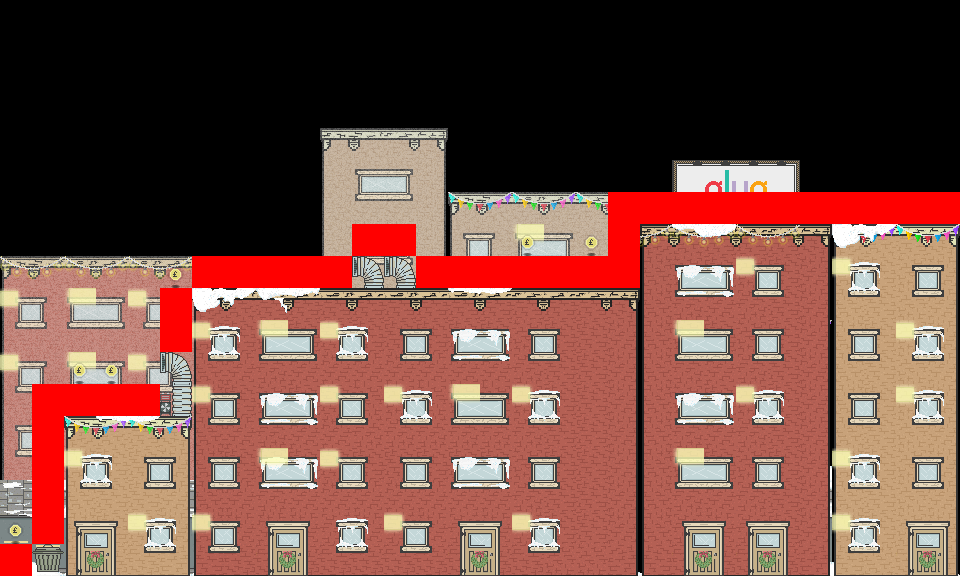

Rendered tile map (Tiled .tmx) drawn with the repository's tilesets; below, a short description and the map source with its tile grids summarised:
An orthogonal 30x18 tile map with 32x32 px tiles, 35 tile layers (bg_grass, bg_houses, bg_houses_lights, bg_houses_windows_doors, ...), 2 tilesets.

<map version="1.0" orientation="orthogonal" renderorder="right-down" width="30" height="18" tilewidth="32" tileheight="32" nextobjectid="1">
 <tileset firstgid="1" name="testsprite" tilewidth="32" tileheight="32">
  <image source="testsprite.png" width="640" height="640" />
 </tileset>
 <tileset firstgid="401" name="lights" tilewidth="32" tileheight="32">
  <image source="../lighting/lights.png" width="480" height="480" />
 </tileset>
 <layer name="bg_grass" width="30" height="18">
  <data>[540 cells, 0 non-empty, 0 distinct tile ids]</data>
 </layer>
 <layer name="bg_houses" width="30" height="18">
  <data>[540 cells, 95 non-empty, 27 distinct tile ids]</data>
 </layer>
 <layer name="bg_houses_lights" width="30" height="18">
  <data>[540 cells, 17 non-empty, 4 distinct tile ids]</data>
 </layer>
 <layer name="bg_houses_windows_doors" width="30" height="18">
  <data>[540 cells, 54 non-empty, 8 distinct tile ids]</data>
 </layer>
 <layer name="bg_obstacles" width="30" height="18">
  <data>[540 cells, 0 non-empty, 0 distinct tile ids]</data>
 </layer>
 <layer name="bg_houses_snow" width="30" height="18">
  <data>[540 cells, 0 non-empty, 0 distinct tile ids]</data>
 </layer>
 <layer name="bg_houses_decoration" width="30" height="18">
  <data>[540 cells, 0 non-empty, 0 distinct tile ids]</data>
 </layer>
 <layer name="bg_houses_trees" width="30" height="18">
  <data>[540 cells, 0 non-empty, 0 distinct tile ids]</data>
 </layer>
 <layer name="bg_fences" width="30" height="18">
  <data>[540 cells, 0 non-empty, 0 distinct tile ids]</data>
 </layer>
 <layer name="bg_billboard" width="30" height="18">
  <data>[540 cells, 8 non-empty, 8 distinct tile ids]</data>
 </layer>
 <layer name="bg_billboard_decoration" width="30" height="18">
  <data>[540 cells, 0 non-empty, 0 distinct tile ids]</data>
 </layer>
 <layer name="bg_bins" width="30" height="18">
  <data>[540 cells, 0 non-empty, 0 distinct tile ids]</data>
 </layer>
 <layer name="fg_top_road" width="30" height="18">
  <data>[540 cells, 12 non-empty, 6 distinct tile ids]</data>
 </layer>
 <layer name="fg_snow" width="30" height="18">
  <properties>
   <property name="foreground" value="true" />
  </properties>
  <data>[540 cells, 2 non-empty, 1 distinct tile ids]</data>
 </layer>
 <layer name="fg_lampost_bottom" width="30" height="18">
  <properties>
   <property name="foreground" value="true" />
  </properties>
  <data>[540 cells, 0 non-empty, 0 distinct tile ids]</data>
 </layer>
 <layer name="fg_lampost_top" width="30" height="18">
  <properties>
   <property name="foreground" value="true" />
  </properties>
  <data>[540 cells, 0 non-empty, 0 distinct tile ids]</data>
 </layer>
 <layer name="fg_bottom_road" width="30" height="18">
  <properties>
   <property name="collision" value="true" />
   <property name="ignore" value="true" />
   <property name="layer" value="10" />
  </properties>
  <data>[540 cells, 6 non-empty, 3 distinct tile ids]</data>
 </layer>
 <layer name="fg_road_snow" width="30" height="18">
  <properties>
   <property name="foreground" value="true" />
  </properties>
  <data>[540 cells, 30 non-empty, 4 distinct tile ids]</data>
 </layer>
 <layer name="fg_houses" width="30" height="18">
  <properties>
   <property name="foreground" value="true" />
  </properties>
  <data>[540 cells, 144 non-empty, 6 distinct tile ids]</data>
 </layer>
 <layer name="fg_houses_collision" width="30" height="18">
  <properties>
   <property name="collision" value="true" />
   <property name="foreground" value="true" />
   <property name="ignore" value="true" />
   <property name="layer" value="10" />
  </properties>
  <data>[540 cells, 112 non-empty, 24 distinct tile ids]</data>
 </layer>
 <layer name="fg_houses_windows_doors" width="30" height="18">
  <properties>
   <property name="foreground" value="true" />
  </properties>
  <data>[540 cells, 192 non-empty, 12 distinct tile ids]</data>
 </layer>
 <layer name="fg_houses_lights" width="30" height="18">
  <properties>
   <property name="foreground" value="true" />
  </properties>
  <data>[540 cells, 13 non-empty, 6 distinct tile ids]</data>
 </layer>
 <layer name="fg_houses_decorations" width="30" height="18">
  <properties>
   <property name="foreground" value="true" />
  </properties>
  <data>[540 cells, 12 non-empty, 2 distinct tile ids]</data>
 </layer>
 <layer name="fg_houses_snow" width="30" height="18">
  <properties>
   <property name="foreground" value="true" />
  </properties>
  <data>[540 cells, 92 non-empty, 16 distinct tile ids]</data>
 </layer>
 <layer name="fg_obstacles" width="30" height="18">
  <properties>
   <property name="collision" value="true" />
   <property name="foreground" value="true" />
  </properties>
  <data>[540 cells, 5 non-empty, 3 distinct tile ids]</data>
 </layer>
 <layer name="enemy_spawn_points" width="30" height="18">
  <properties>
   <property name="spawnpoint" value="true" />
  </properties>
  <data>[540 cells, 33 non-empty, 1 distinct tile ids]</data>
 </layer>
 <layer name="lamp_lights" width="30" height="18">
  <properties>
   <property name="lightspawn" value="true" />
   <property name="lighttype" value="lamp" />
  </properties>
  <data>[540 cells, 0 non-empty, 0 distinct tile ids]</data>
 </layer>
 <layer name="fg_cars_back" width="30" height="18">
  <properties>
   <property name="collision" value="true" />
   <property name="foreground" value="true" />
   <property name="layer" value="10" />
  </properties>
  <data>[540 cells, 0 non-empty, 0 distinct tile ids]</data>
 </layer>
 <layer name="fg_cars_front_half_size" width="30" height="18">
  <properties>
   <property name="collision" value="true" />
   <property name="foreground" value="true" />
   <property name="halfsize" value="true" />
   <property name="layer" value="10" />
  </properties>
  <data>[540 cells, 0 non-empty, 0 distinct tile ids]</data>
 </layer>
 <layer name="coca_cola_truck_collision" width="30" height="18">
  <properties>
   <property name="collision" value="true" />
   <property name="foreground" value="true" />
   <property name="layer" value="10" />
   <property name="truckexplosion" value="true" />
  </properties>
  <data>[540 cells, 0 non-empty, 0 distinct tile ids]</data>
 </layer>
 <layer name="suv_car_collision" width="30" height="18">
  <properties>
   <property name="collision" value="true" />
   <property name="foreground" value="true" />
   <property name="layer" value="10" />
   <property name="suvexplosion" value="true" />
  </properties>
  <data>[540 cells, 0 non-empty, 0 distinct tile ids]</data>
 </layer>
 <layer name="tree_lights" width="30" height="18">
  <properties>
   <property name="lightspawn" value="true" />
   <property name="lighttype" value="tree" />
  </properties>
  <data>[540 cells, 0 non-empty, 0 distinct tile ids]</data>
 </layer>
 <layer name="small_window_lights" width="30" height="18">
  <properties>
   <property name="lightspawn" value="true" />
   <property name="lighttype" value="smallwindow" />
  </properties>
  <data>[540 cells, 23 non-empty, 1 distinct tile ids]</data>
 </layer>
 <layer name="big_window_lights" width="30" height="18">
  <properties>
   <property name="lightspawn" value="true" />
   <property name="lighttype" value="window" />
  </properties>
  <data>[540 cells, 8 non-empty, 1 distinct tile ids]</data>
 </layer>
 <layer name="powerup_spawn_points" width="30" height="18">
  <properties>
   <property name="collectableSpawnPoint" value="true" />
  </properties>
  <data>[540 cells, 43 non-empty, 2 distinct tile ids]</data>
 </layer>
</map>
